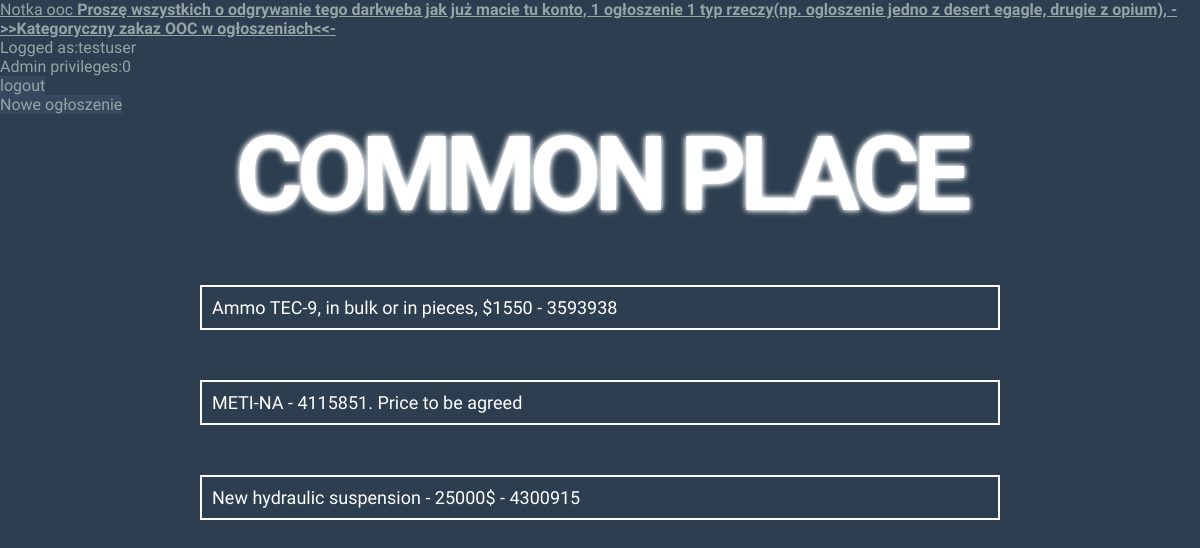
Page /marketplace.php (signed in) on the committed database.
### tables this page shows
CREATE TABLE `articles` (
  `articleid` int NOT NULL,
  `creatorid` int NOT NULL,
  `content` varchar(255) NOT NULL,
  `timestamp` timestamp NOT NULL DEFAULT CURRENT_TIMESTAMP
);

### marketplace.php (the view, shortened to what this page needs)
<html>
    <head>
        <link href="style.css" rel="stylesheet">
    </head>
    <body>
        <div id="notka" onmouseover="show(this)" onmouseout="hide(this)">Notka ooc
            <span class="show">Proszę wszystkich o odgrywanie tego darkweba jak już macie tu konto, 1 ogłoszenie 1 typ rzeczy(np. ogloszenie jedno z desert egagle, drugie z opium), ->>Kategoryczny zakaz OOC w ogłoszeniach<<- </span>
        </div>
        <?php
            echo("Logged as:".$_SESSION['login']."</br>Admin privileges:".$_SESSION['isadmin']);
            echo("<form action='logout.php' method='post'> <input type='submit' class='logout' type='submit'value='logout'/></form>");
        ?>
            <a class="logout" href="newarticle.php">Nowe ogłoszenie</a>
            <h3>common place</h3>
        <?php
            require_once "db.php";
            $connection = @new mysqli($host,$dbuser,$dbpassword,$dbname);
            if($connection->connect_errno!=0)
            {
                echo "Coś poszło nie tak z łączeniem. Kod błędu:".$connection->connect_errno;
                echo "error:".$mysqli->connect_error;
            }
            else
            {
                $result = $connection->query("SELECT * FROM articles");
                if($result){
                    $article = $result->fetch_assoc();
                    while($article){
                        $article['content'] = strip_tags($article['content']);
                        $articleuid = $article['creatorid'];
                        $articleid = $article['articleid'];
                        if($_SESSION['isadmin']||$_SESSION['userid']==$articleuid){
                            echo "<div class='articleholder'>".$article['content']."</br>CID:$articleuid AID: $articleid";
                            echo "<form action='remove.php' method='post'> <input type='hidden' value='$articleid' name='toremove'> <input type='submit' class='logout' type='submit' value='REMOVE'/></form>";
                            echo "</div>";
                        }
                        else{
                            echo "<div class='articleholder'>".$article['content']."</div>";
                        }
                        $article = $result->fetch_assoc();
                    }
                }
                else{
                    echo("Coś poszło nie tak.");
                }
            }
        ?>
    </body>
</html>

### style.css (style rules this page uses)
* { margin: 0; padding: 0; }
body { max-width: 100vw; min-height: 100vh; background-color:#2c3e50; color: #95a5a6; font-family: 'Inconsolata', monospace; }
input,input:active { color: white; }
#notka { text-decoration: underline; }
.articleholder { font-size: large; border: solid white 2px; height:fit-content; color: white; padding:10px ; margin:50px 200px; }
.show { display:none; font-weight:600; }
.logout { background-color: #34495e; text-decoration: none; border:none; font-size: medium; text-align: center; text-decoration: none; color: #95a5a6; font-family: 'Inconsolata', monospace; }
h3 { text-align: center; font-size: 6.5em; color: #fff; letter-spacing: -7px; font-weight: 700; text-transform: uppercase; animation: blur 1s ease-out infinite; text-shadow: 0px 0px 5px #fff, 0px 0px 7px #fff; }

### rows in the picture
articles: content "Ammo TEC-9, in bulk or in pieces, $1550 - 3593938"
articles: content "METI-NA - 4115851. Price to be agreed"
articles: content "New hydraulic suspension - 25000$ - 4300915"

### other values in the picture
$_SESSION['login'] "testuser"
$_SESSION['isadmin'] "0"
